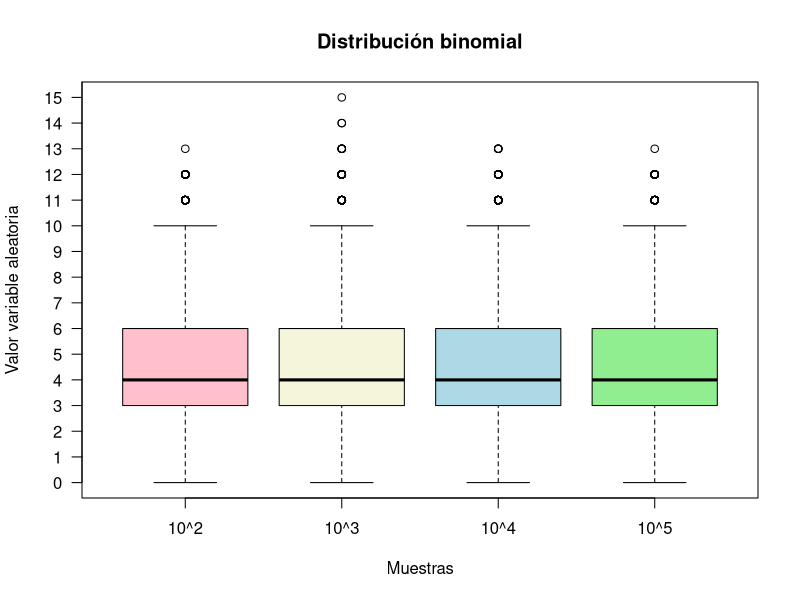
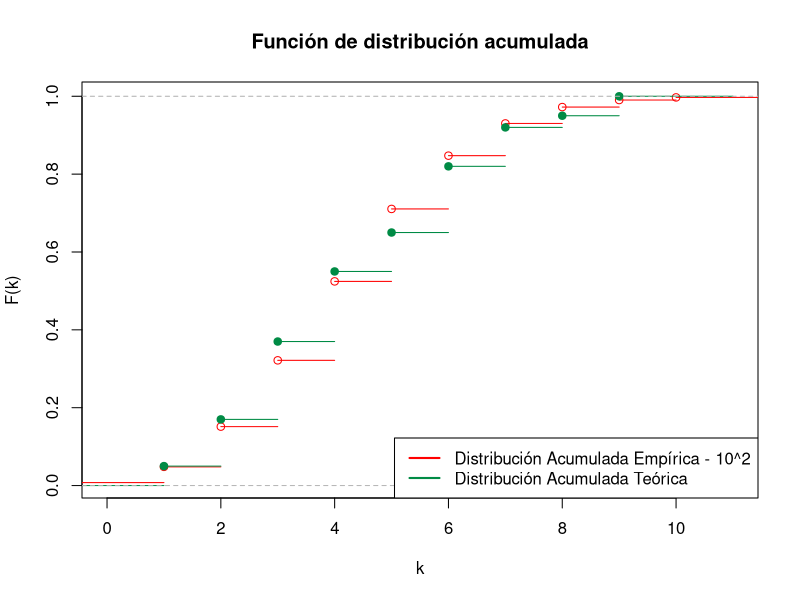
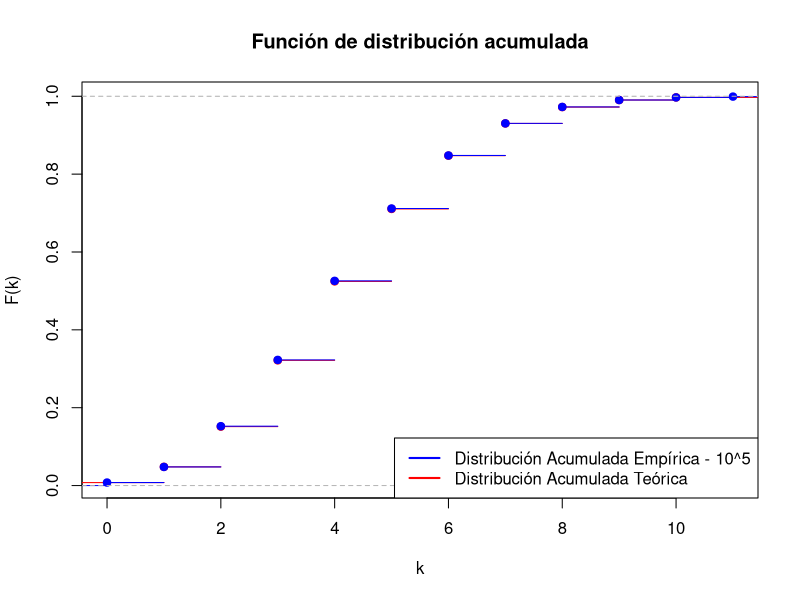
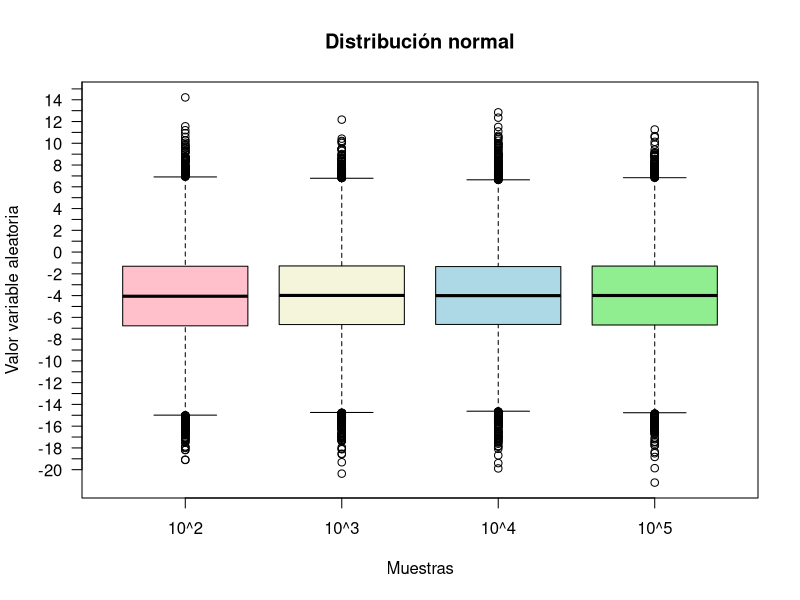
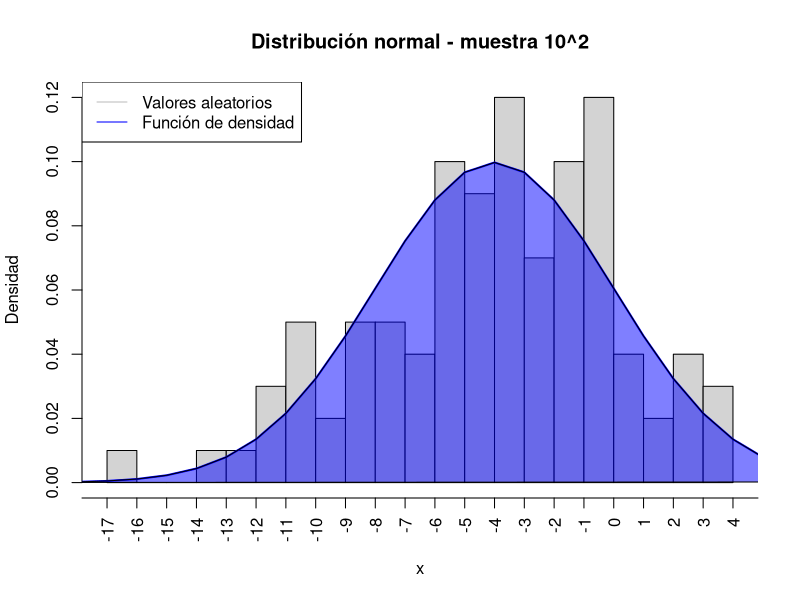
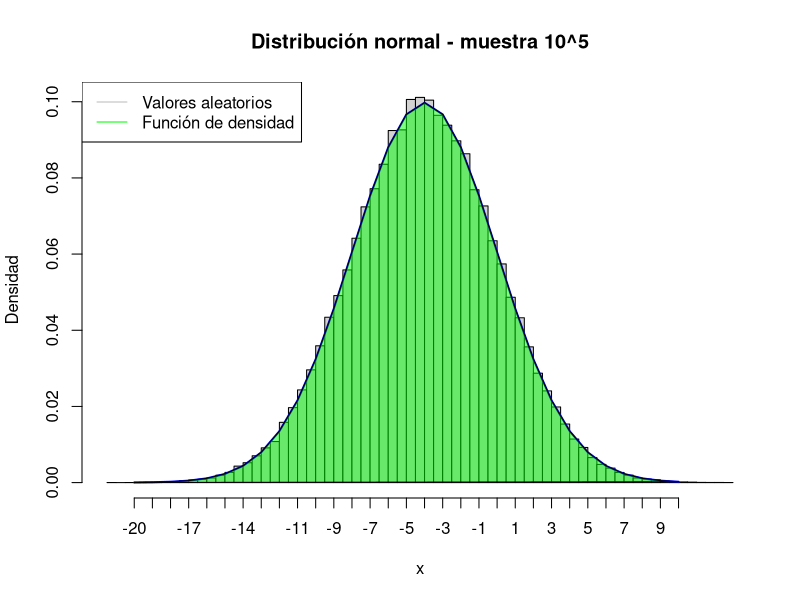
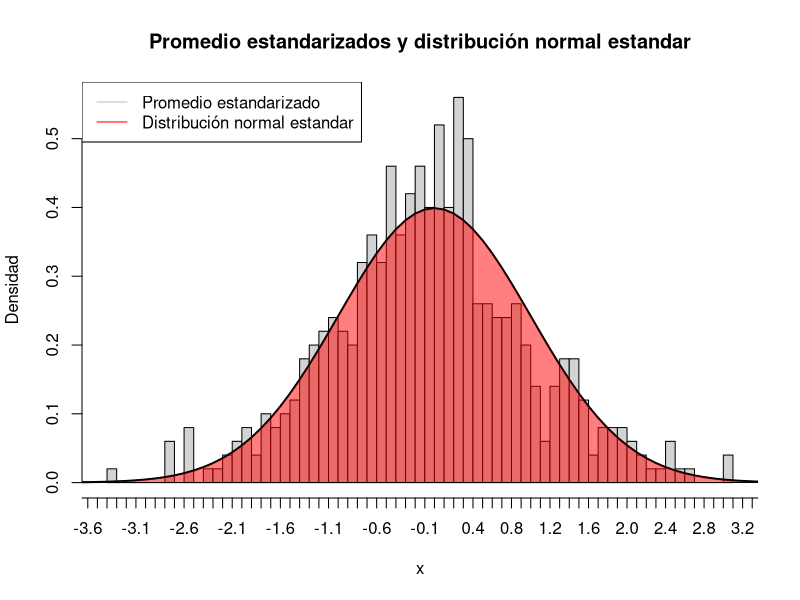

Reproduce these figures in R, in order.
# EJ 1
# distribución binoamial binomial (30 ,  0.15)
# n = 10 ^ (2 al 5)
# rbinom(
#       n,     Número de observaciones aleatorias a ser generadas
#       size,  Número de ensayos (> = 0)
#       prob)  La probabilidad de éxito en cada ensayo

# Generamos 4 constantes "a", "b", "c" y "d" aplicando la distribución binomial
# para los tamaños de muestra 10^2, 10^3, 10^4 y 10^5 respectivamente
a = rbinom(10^2,30, 0.15)
b = rbinom(10^3,30, 0.15)
c = rbinom(10^4,30, 0.15)
d = rbinom(10^5,30, 0.15)

# Para graficar las 4 mustras en un mismo gráfico de cajas generamos un array
# con los resultados
randomValues <- c(a,b,c,d)

# agregamos un data.frame para identificar cada gráfico
data <- data.frame(values =randomValues,
                   group = c("10^2","10^3","10^4","10^5"))

# Con boxplot generamos el gráfico de cajas agregado color para distiguir 
# cada gráfico y borramos el eje "y" para agregar uno más exacto
boxplot(values ~ group,
        data, 
        col = c("pink",
                "beige", 
                "lightblue", 
                "lightgreen"),
        main = "Distribución binomial",
        xlab = "Muestras",
        ylab = "Valor variable aleatoria",
        yaxt='n')

# Agregamos eje "y" más exacto
axis(2, at=seq(0, 30, 1),las=2)


# Utilizamos "mean" para calcular la esperanza empírica de cada muestra
# y guardamos cada resultado para su posterior comparación
espA = mean(a)
espB = mean(b)
espC = mean(c)
espD = mean(d)

# Utilizamos el producto número de ensayos y la probabilidad de éxito para 
# hallar la esperanza teórica
espT = 30*0.15

# Utilizamos "var" para calcular la varainza empírica de cada muestra
# y guardamos cada resultado para su posterior comparación
varA = var(a)
varB = var(b)
varC = var(c)
varD = var(d)

# Utilizamos el producto del numero de ensayos, la probabilidad de éxito y 
# la probabilidad de fracaso para obtener la varianza teórica
varT = 30*0.15*0.85

# Con "ecdf" calculamos la distribución empírica para las muestras
# de tamaño 10^2 y 10^5
distA = ecdf(a)
distD = ecdf(d)

# Utilizamos "stepfun" con una lista de 1 a 10 junto a pbinom para obetner
# obtener la función de distribuión acumulada teórica y poder graficarla
# utilizando "plot". genrando los escalones característicos. Nos aseguramos
# de eliminar las verticales y de agregar las etiquetas correspondientes
plot(stepfun(c(1:10),pbinom(c(0,1:10),30,0.15)), 
     main = "Función de distribución acumulada", 
     xlab = "k",
     ylab = "F(k)",
     col="red",
     verticals=FALSE)

# Sobre el gráfico anterior graficamos nuestra desitribución empirica 
# con tamaño de muestera 10^2 que obtuubimos previmante con un color
# diferente para distinguirla de la distribución teórica
lines(distA, col="springgreen4")

# Agregamos una leyenda para hacer más clara la identificación
# de los gráficos
legend("bottomright", 
       legend = c("Distribución Acumulada Empírica - 10^2",
                  "Distribución Acumulada Teórica"),
       lty = 1, col = c("red","springgreen4"), lwd = 2, box.lty =1)

# Analogamente al gráfico anterior gráficamos la distribución acumulada teórica
plot(stepfun(c(1:10),pbinom(c(0,1:10),30,0.15)), 
     main = "Función de distribución acumulada", 
     xlab = "k",
     ylab = "F(k)",
     col="red",
     verticals=FALSE)

# Sobre el gráfico anterior graficamos nuestra desitribución empirica 
# con tamaño de muestera 10^5 que obtubimos previmante con un color
# diferente para distinguirla de la distribución teórica, nuevamente
lines(distD, col="blue")

# Agregamos una leyenda para hacer más clara la identificación
# de los gráficos
legend("bottomright", 
       legend = c("Distribución Acumulada Empírica - 10^5",
                  "Distribución Acumulada Teórica"),
       lty = 1, col = c("blue","red"), lwd = 2, box.lty =1)



# EJ 2
# Distribución Normal(-4,16)
# n = 10 ^ (2 al 5)

# Generamos 4 constantes "a", "b", "c" y "d" aplicando la distribución normal
# para los tamaños de muestra 10^2, 10^3, 10^4 y 10^5 respectivamente
a = rnorm(10^2,-4, sqrt(16))
b = rnorm(10^3,-4, sqrt(16))
c = rnorm(10^4,-4, sqrt(16))
d = rnorm(10^5,-4, sqrt(16))

# Para graficar las 4 mustras en un mismo gráfico de cajas generamos un array
# con los resultados
randomValues <- c(a,b,c,d)
data <- data.frame(values =randomValues,
                   group = c("10^2","10^3","10^4","10^5"))

# Con boxplot generamos el gráfico de cajas agregado color para distiguir 
# cada gráfico y borramos el eje "y" para agregar uno más exacto, al igual
# que lo hicimos con la distribución binomial
boxplot(values ~ group,
        data, 
        col = c("pink",
                "beige", 
                "lightblue", 
                "lightgreen"),
        main = "Distribución normal",
        xlab = "Muestras",
        ylab = "Valor variable aleatoria", 
        yaxt='n')

# Agregamos eje "y" más exacto
axis(2, at=seq(-20, 20, 1),las=2)

# Como estamos trabajando con la dsitribución normal, sabemos que la esperanza
# está definida por el valor otorgado para los parámetros de la
# distribución normal
espT = -4

# Al igual que la esperanza, la varianza es la raíz cuadrada de la desviación
# estandar, en este caso está definida por el valor otorgado 
# para los parámetros de la distribución normal
varT = 16

# Al igual que con la distribución binomial, utilizamos "mean" para calcular
# la esperanza empírica
espA = mean(a)
espB = mean(b)
espC = mean(c)
espD = mean(d)

# Varianza Empirica
# Al igual que con la distribución binomial, utilizamos "var" para calcular
# la varianza teórica empírica
varA = var(a)
varB = var(b)
varC = var(c)
varD = var(d)

# Histogramas
x <- seq(-20, 10, 1)
hist(a, 
     main="Distribución normal - muestra 10^2",
     breaks = 20, 
     xaxt="n",
     ylab="Densidad",
     xlab="x",
     freq=FALSE)


lines(x, 
      dnorm(x, mean = -4, sd = 4), 
      col = "blue",
      lty = 1, 
      lwd = 2,
      xaxt="n")

polygon(x, 
        dnorm(x, mean = -4, sd = 4), 
        col = rgb(0, 0, 1, 
                  alpha = 0.5))
axis(1, 
     at=seq(-20, 10, 1),
     las=2)
legend("topleft", 
       legend = c("Valores aleatorios",
                  "Función de densidad"),
       lty = 1, col = c("grey","blue"), lwd =1, box.lty =1)


hist(d, 
     main="Distribución normal - muestra 10^5",
     ylab="Densidad",
     xlab="x",
     breaks = 50,
     xaxt="n", 
     freq=FALSE)

lines(x, 
      dnorm(x, mean = -4, sd = 4), 
      col = "blue", 
      lty = 1, 
      lwd = 2, 
      xaxt="n")

polygon(x, 
        dnorm(x, mean = -4, sd = 4), 
        col = rgb(0, 1, 0, alpha = 0.5))

axis(1, at=seq(-20, 10, 1),las=1)
legend("topleft", 
       legend = c("Valores aleatorios",
                  "Función de densidad"),
       lty = 1, col = c("grey","green"), lwd =1, box.lty =1)

# EJ 3
# Distribución Normal(-4,16)
# PT 1) n = 10 ^ 3
a = rnorm(10^3,-4, sqrt(16)) 
# media empírica de a
muEmp = mean(a) 
# media teórica
muTeo = -4
#Desvión estandar teórica
desvTeo = sqrt(16)
# Valor estandarizado de mediana empíricia
medEsta = sqrt(1000) * ((muEmp - muTeo)/desvTeo)

# PT 2)
promEst <- 0
for(i in 1:500){
        ab = rnorm(10^3,-4, sqrt(16))
        muEmpb = mean(ab) 
        promEst[i] <- sqrt(10^3) * ((muEmpb - muTeo)/desvTeo)
}
#Presentar en un histograma
s = seq(-4, 4, 0.1)
hist(promEst,
     main="Promedio estandarizados y distribución normal estandar",
     breaks = 50,
     xaxt="n",
     ylab="Densidad",
     xlab="x",
     freq=FALSE)

lines(s, 
      dnorm(s, mean = 0, sd = 1),
      lty = 1, 
      lwd = 2)

polygon(s, 
        dnorm(s, mean = 0, sd = 1), 
        col = rgb(1, 0, 0, alpha = 0.5))

axis(1, at=s,las=1)
legend("topleft", 
       legend = c("Promedio estandarizado",
                  "Distribución normal estandar"),
       lty = 1, col = c("grey","red"), lwd =1, box.lty =1)



